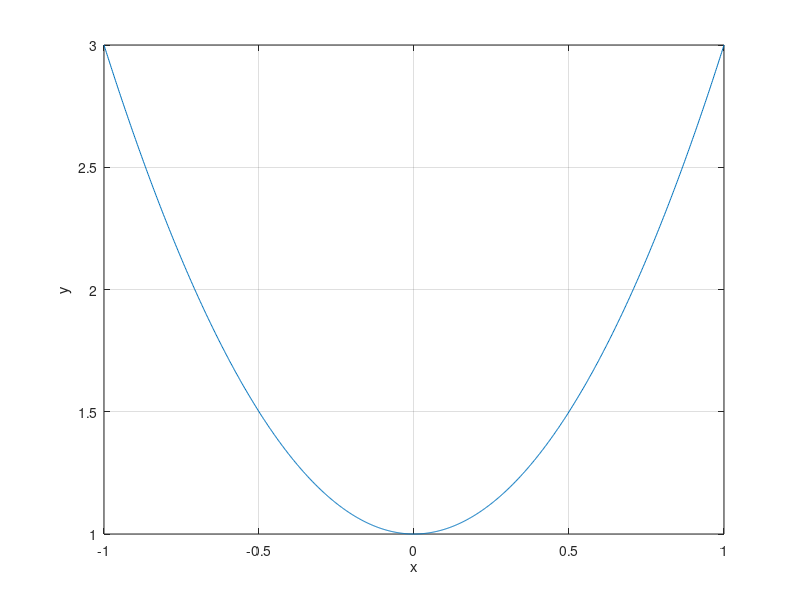

The MATLAB source for this figure:
clear variables
clc
x = linspace(-1,1,1024); 	    % Indepentant variable
y = 2*x.^2 + 1;              % Depentant variable
c = [2 0 1];                    %Matrix of coefficients
sols = roots(c);               %roots of y = 0
disp(['Solutions of y = 0 are :']);     % display message in command window
disp([mat2str(sols)])           % use 'mat2str' to display a matrix

figure (1)                  % open a figure window
plot(x,y)                   % plot (t,y)
grid on                     % turn on the grid
xlabel('x')                 % label the x axis
ylabel('y')                 % label the y axis   
